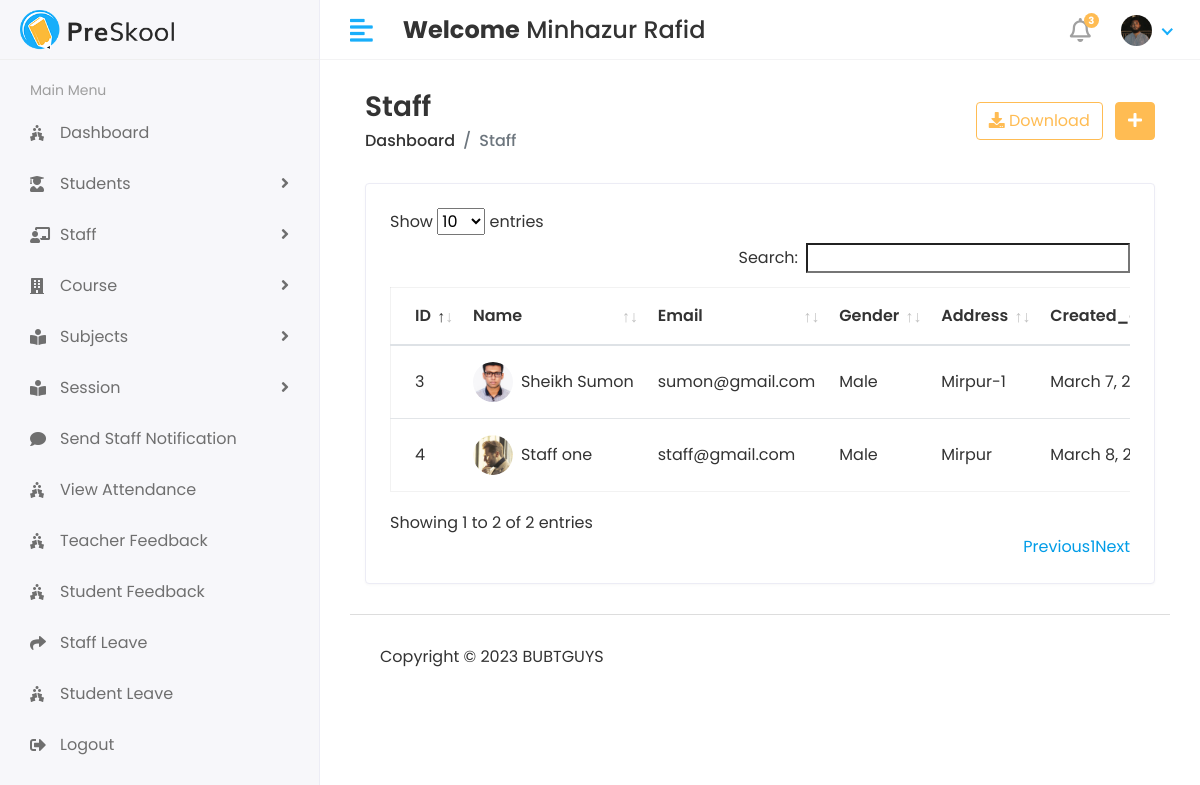
Page /Admin1/Staff/View (signed in) on the earlier database version.
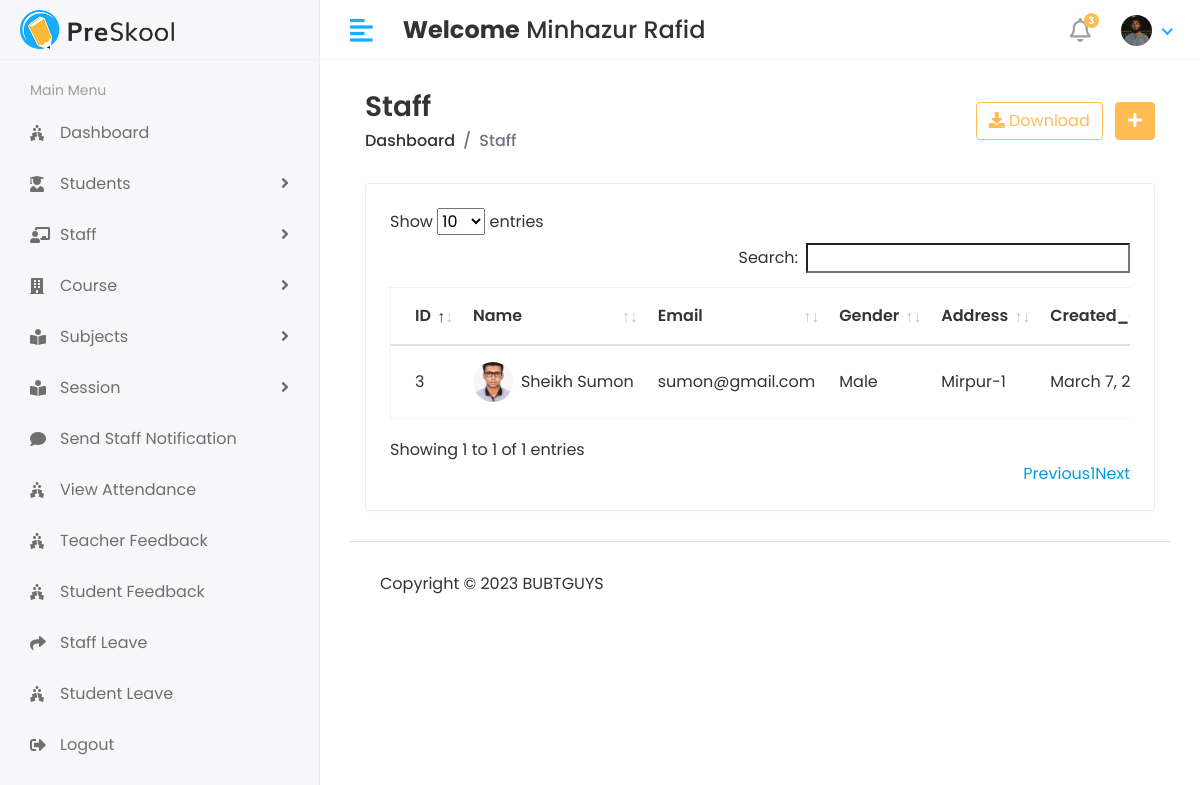
Same page on the later database version.
### app/models.py (models this page shows)
class CustomUser(AbstractUser):
    USER=(
        (1,'Admin'),
        (2, 'Staff'),
        (3, 'Student'),
    )
    user_type=models.CharField(choices=USER,max_length=50,default=1)
    profile_pic=models.ImageField(upload_to='media/profile_pic')

class Staff(models.Model):
    admin= models.OneToOneField(CustomUser,on_delete=models.CASCADE)
    address=models.TextField()
    gender=models.CharField(max_length=100)
    created_at= models.DateTimeField(auto_now_add=True)
    updated_at=models.DateTimeField(auto_now=True)
    def __str__(self):
        return self.admin.username

### ticket/admin1.py (the view)
# urls.py: path('Admin1/Staff/View', admin1.VIEW_STAFF, name='view_staff'),
@login_required(login_url='/')
def VIEW_STAFF(request):
    staff=Staff.objects.all()
    context= {
        'staff':staff,
    }
    print(staff)
    return render(request,'admin1/view_staff.html',context)

### templates/admin1/view_staff.html (shortened to what this page needs)
{% extends 'base.html' %}
{% block content %}
<div class="content container-fluid">
               <div class="page-header">
                  <div class="row align-items-center">
                     <div class="col">
                        <h3 class="page-title">Staff</h3>
                        <ul class="breadcrumb">
                           <li class="breadcrumb-item"><a href="index.html">Dashboard</a></li>
                           <li class="breadcrumb-item active">Staff</li>
                        </ul>
                     </div>
                     <div class="col-auto text-right float-right ml-auto">
                        <a href="#" class="btn btn-outline-primary mr-2"><i class="fas fa-download"></i> Download</a>
                        <a href="add-student.html" class="btn btn-primary"><i class="fas fa-plus"></i></a>
                     </div>
                  </div>
               </div>
               <div class="row">
                  <div class="col-sm-12">
                     <div class="card card-table">
                        <div class="card-body">
                           <div class="table-responsive">
                              <table id="table_id" class="table table-hover table-center mb-0">
                                 <thead>
                                    <tr>
                                       <th>ID</th>
                                       <th>Name</th>
                                       <th>Email</th>
                                       <th>Gender</th>
                                        <th>Address</th>
                                        <th>Created_at</th>
                                    </tr>
                                 </thead>
                                 <tbody>
                                 {% for i in staff %}
                                    <tr>
                                       <td>{{i.id}}</td>
                                       <td>
                                          <h2 class="table-avatar">
                                             <a href="student-details.html" class="avatar avatar-sm mr-2"><img class="avatar-img rounded-circle" src="/{{i.admin.profile_pic}}" alt="User Image"></a>
                                             <a href="student-details.html">{{i.admin.first_name}}&nbsp;{{i.admin.last_name}} </a>
                                          </h2>
                                       </td>
                                       <td>{{i.admin.email}}</td>
                                       <td>{{i.gender}}</td>
                                        <td>{{i.address}}</td>
                                       <td>{{i.created_at}}</td>
                                    </tr>
                                 {% endfor %}
                                 </tbody>
                              </table>
                           </div>
                        </div>
                     </div>
                  </div>
               </div>
            </div>
{% endblock %}

### templates/base.html (shortened to what this page needs)
<!DOCTYPE html>
<html lang="en">
{% load static %}
<head>
    <link rel="stylesheet" href="{% static 'assets/plugins/bootstrap/css/bootstrap.min.css' %} ">
    <link rel="stylesheet" href="{% static 'assets/plugins/fontawesome/css/fontawesome.min.css' %}">
    <link rel="stylesheet" href="{% static 'assets/plugins/fontawesome/css/all.min.css' %}">
    <link rel="stylesheet" href="{% static 'assets/css/style.css' %}">
    <link rel="stylesheet" href="{% static 'assets/plugins/datatables/datatables.min.css' %}">
</head>
<body>
<div class="main-wrapper">
    {% include 'includes/header.html' %}
    {% include 'includes/sidebar.html' %}
    <div class="page-wrapper">
        <div class="content container-fluid">
            {% block content %}
            {% endblock %}
            {% include 'includes/footer.html' %}
        </div>
    </div>
</body>
</html>

### templates/includes/header.html (shortened to what this page needs)
{% load static %}
    <div class="header">
            <div class="header-left">
               <a href="index.html" class="logo">
               <img src="{% static 'assets/img/logo.png' %}" alt="Logo">
               </a>
            </div>
            <a href="javascript:void(0);" id="toggle_btn">
            <i class="fas fa-align-left"></i>
            </a>
            <div class="top-nav-search mt-3">
               <h4><strong>Welcome</strong>&nbsp;<span>{{user.first_name}}&nbsp;{{ user.last_name }}</span></h4>
            </div>
            <ul class="nav user-menu">
               <li class="nav-item dropdown noti-dropdown">
                  <a href="#" class="dropdown-toggle nav-link" data-toggle="dropdown">
                  <i class="far fa-bell"></i> <span class="badge badge-pill">3</span>
                  </a>
               </li>
               <li class="nav-item dropdown has-arrow">
                  <a href="#" class="dropdown-toggle nav-link" data-toggle="dropdown">
                  <span class="user-img"><img class="rounded-circle" src="/{{user.profile_pic}}" width="31" alt="Ryan Taylor"></span>
                  </a>
               </li>
            </ul>
    </div>

### templates/includes/sidebar.html (shortened to what this page needs)
{% load static %}
<div class="sidebar" id="sidebar">
            <div class="sidebar-inner slimscroll">
               <div id="sidebar-menu" class="sidebar-menu">
                  {% if user.user_type == '1' %}
                  <ul>
                     <li class="menu-title">
                        <span>Main Menu</span>
                     </li>
                     <li>
                        <a href="{% url 'admin_home' %}"><i class="fas fa-holly-berry"></i> <span>Dashboard</span></a>
                     </li>
                     <li class="submenu">
                        <a href="#"><i class="fas fa-user-graduate"></i> <span> Students</span> <span class="menu-arrow"></span></a>
                     </li>
                     <li class="submenu">
                        <a href="#"><i class="fas fa-chalkboard-teacher"></i> <span> Staff</span> <span class="menu-arrow"></span></a>
                     </li>
                     <li class="submenu">
                        <a href="#"><i class="fas fa-building"></i> <span> Course</span> <span class="menu-arrow"></span></a>
                     </li>
                     <li class="submenu">
                        <a href="#"><i class="fas fa-book-reader"></i> <span> Subjects</span> <span class="menu-arrow"></span></a>
                     </li>
                     <li class="submenu">
                        <a href="#"><i class="fas fa-book-reader"></i> <span> Session</span> <span class="menu-arrow"></span></a>
                     </li>
                     <li>
                        <a href="{% url 'staff_send_notification' %}"><i class="fas fa-comment"></i> <span>Send Staff Notification</span></a>
                     </li>
                     <li>
                        <a href="holiday.html"><i class="fas fa-holly-berry"></i> <span>View Attendance</span></a>
                     </li>
                     <li>
                        <a href="holiday.html"><i class="fas fa-holly-berry"></i> <span>Teacher Feedback</span></a>
                     </li>
                     <li>
                        <a href="holiday.html"><i class="fas fa-holly-berry"></i> <span>Student Feedback</span></a>
                     </li>
                     <li>
                        <a href="holiday.html"><i class="fa fa-share"></i> <span>Staff Leave</span></a>
                     </li>
                     <li>
                        <a href="holiday.html"><i class="fas fa-holly-berry"></i> <span>Student Leave</span></a>
                     </li>
                     <li>
                        <a href="{% url 'logout' %}"><i class="fas fa-sign-out-alt"></i> <span>Logout</span></a>
                     </li>
                  </ul>
                  {% endif %}
               </div>
            </div>
         </div>

### templates/includes/footer.html
{% load static %}
<footer>
               <p>Copyright © 2023 BUBTGUYS</p>
            </footer>

Differences in the rows shown:
removed Staff: id "4", admin.profile_pic (picture), admin.first_name "Staff", admin.last_name "one", admin.email "staff@gmail.com", gender "Male", address "Mirpur", created_at "March 8,…"
Other differences:
text written by a page script: "Show entries Search: Showing 1 to 2 of 2 entries Previous 1 Next" → "Show entries Search: Showing 1 to 1 of 1 entries Previous 1 Next"
